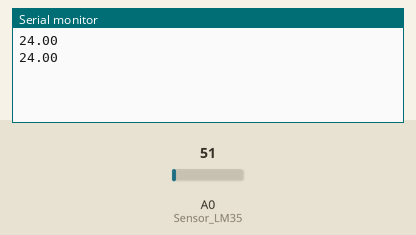
Bench run of a sketch on a simulated Arduino Uno, built with avr-gcc and run on an emulated ATmega328P. Shown: the last lines printed to the serial monitor. The inputs (shaded band) are chosen by the test bench; at power-on: A0 (Sensor_LM35) = 51.

Above: at 1.8 s.
1.9 s: A0 (Sensor_LM35) set to 61
At 2.7 s:
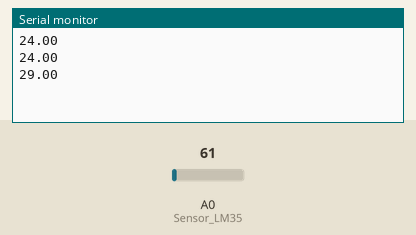
3.4 s: A0 (Sensor_LM35) set to 71
At 4.8 s:
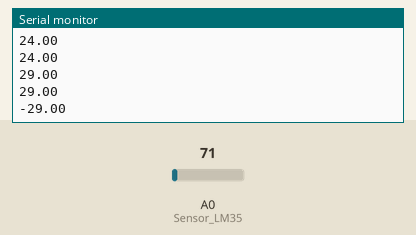
Timing chart, 0 to 6.4 s (numbered marks = the images above; inputs shaded):
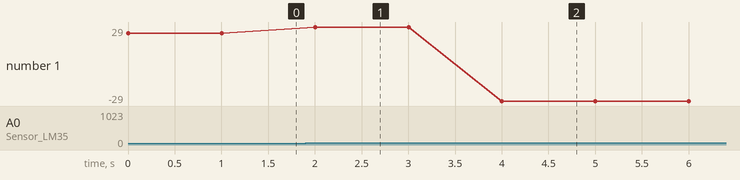

Measured:
- after the input at 1.9 s, the serial monitor: prints a new line after 0.10 s (image 1)
- after the input at 3.4 s, the serial monitor: prints a new line after 0.60 s (image 2)
- plotted number 1: 24 → 29 after the input at 1.9 s, 29 → -29 after the input at 3.4 s

The sketch:

LM35.ino
```cpp
int Sensor_LM35=A0;
float Temperatura = 0;
void setup(){
Serial.begin (9600);
}
void loop(){
Temperatura=(analogRead(Sensor_LM35)*500)/1023;
Serial.println(Temperatura);
delay (1000);
}
```
